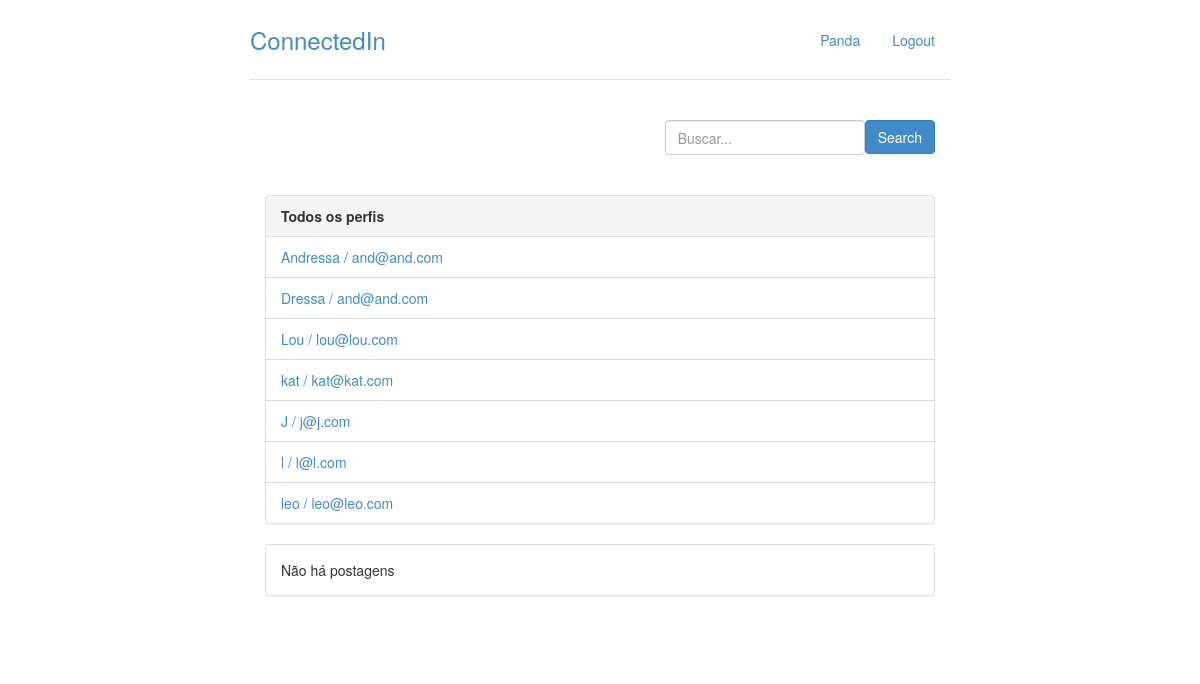
/ (signed in), run on the app's committed database.
### perfis/models.py (models this page shows, shortened)
class Perfil(models.Model):
    nome = models.CharField(max_length=255, null=False)
    telefone = models.CharField(max_length=20, null= False)
    nome_empresa = models.CharField(max_length=255, null=False)
    contatos = models.ManyToManyField('self')
    usuario = models.OneToOneField(User, related_name = "perfil", on_delete = models.CASCADE)
    perfis_bloqueados = models.ManyToManyField('self')
    @property
    def email(self):
        return self.usuario.email

### perfis/views.py (the view)
# urls.py: path('', views.index,name='index'),
@login_required
def index(request):
	perfil_logado = get_perfil_logado(request)
	return render(request, 'index.html',{'perfis' : Perfil.objects.all(), 'perfil_logado' : get_perfil_logado(request)})

### perfis/views.py (called while the page is built)
@login_required
def get_perfil_logado(request):
	return request.user.perfil

### perfis/templates/index.html
{% extends 'base.html' %}
{% block body %}
<div class="col-lg-12">
	<div class="panel panel-default">
		<div class="panel-heading">
			<strong>Todos os perfis</strong>
		</div>
		{% if perfis %}
		<ul class="list-group">
            {% for perfil in perfis %}
                {% if perfil.id != perfil_logado.id %}
                    <li class="list-group-item">
                        <a href = "{% url 'exibir' perfil.id %}">	{{ perfil.nome }} / {{ perfil.email }}
                        </a>
                    </li>
                {% endif %}
			{% endfor %}
		{% else %}
			<p>Não há perfis cadastrados</p>
		</ul>
		{% endif %}
	</div>
	<div class="panel panel-default">
		{% if perfil_logado.minha_timeline.get_timeline %}
			<div class="panel-heading">
				<strong>
					Todas as postagens
				</strong>
			</div>
			<ul class="list-group">
				{% for postagem in perfil_logado.minha_timeline.get_timeline %}
					<li class = "list-group-item">
						{{ postagem }}
						<p>{{ postagem.dt_publicacao }}
								{% if postagem.responsavel.id == perfil_logado.id %}
								<a class = "pull-right" href = "{% url 'excluir_post' postagem.id %}">Excluir</a>
								{% endif %}
						</p>
					</li>
				{% endfor %}
			</ul>
		{% else %}
			<div class="panel-body">
				Não há postagens
			</div>
		{% endif %}
	</div>
</div>
{% endblock %}

### perfis/templates/base.html (shortened to what this page needs)
{% load staticfiles %}
<!doctype html>
<html lang = "pt-br">
	<head>
		<link rel="stylesheet" href="{% static 'styles/bootstrap.css' %}">
		<link rel="stylesheet" href="{% static 'styles/main.css' %}">
	</head>
	<body>
		<div class="container">
			<div class = "header">
				<ul class = "nav nav-pills pull-right">
					<li><a href = "{% url 'exibir' perfil_logado.id %}">{{ perfil_logado.nome }}</a></li>
					<li><a href = "/logout/">Logout</a></li>
				</ul>
				<h3 class = "text-muted"><a href="{% url 'index' %}">ConnectedIn</a></h3>
			</div>
			<div class="container">
			<form class = "form-signin" action="{% url 'buscar' %}"  method="post">
				<button class="btn btn-primary pull-right" type = "submit">Search</button>
				<input type="text"	name="username"  class = "form-control pull-right"
				style="min-width: 200px; min-height: 35px; max-width: 200px; max-height: 35px;"id="nome_id"	placeholder="Buscar..." required>
			</form>
		</div>
			<div class="row content">
				{% block body%}
				{% endblock %}
			</div>
		</div>
	</body>
</html>

### perfis/static/styles/main.css (style rules this page uses)
body { padding-top: 20px; padding-bottom: 20px; }
.header, .content, .footer { padding-left: 15px; padding-right: 15px; }
.header { border-bottom: 1px solid #e5e5e5; }
.header h3 { margin-top: 0; margin-bottom: 0; line-height: 40px; padding-bottom: 19px; }
@media (min-width: 768px) { .container { max-width: 730px; } }
.content { margin: 40px 0; }
@media screen and (min-width: 768px) { .header, .content, .footer { padding-left: 0; padding-right: 0; } }
@media screen and (min-width: 768px) { .header { margin-bottom: 30px; } }

### data on the page
Perfil: nome "Panda"
Perfil: nome "Andressa", email "and@and.com"
Perfil: nome "Dressa", email "and@and.com"
Perfil: nome "Lou", email "lou@lou.com"
Perfil: nome "kat", email "kat@kat.com"
Perfil: nome "J", email "j@j.com"
Perfil: nome "l", email "l@l.com"
Perfil: nome "leo", email "leo@leo.com"
